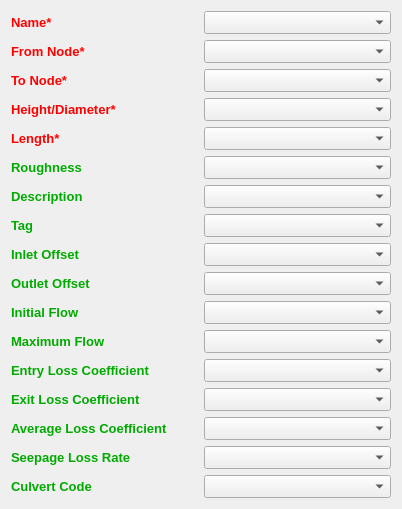
            <widget class="QWidget" name="scrollAreaWidgetContents">
             <property name="geometry">
              <rect>
               <x>0</x>
               <y>0</y>
               <width>402</width>
               <height>488</height>
              </rect>
             </property>
             <layout class="QGridLayout" name="gridLayout">
              <item row="1" column="1">
               <widget class="QComboBox" name="comboPipeFromNode">
                <property name="font">
                 <font>
                  <pointsize>10</pointsize>
                  <weight>50</weight>
                  <bold>false</bold>
                 </font>
                </property>
               </widget>
              </item>
              <item row="2" column="1">
               <widget class="QComboBox" name="comboPipeToNode">
                <property name="font">
                 <font>
                  <pointsize>10</pointsize>
                  <weight>50</weight>
                  <bold>false</bold>
                 </font>
                </property>
               </widget>
              </item>
              <item row="2" column="0">
               <widget class="QLabel" name="label_10">
                <property name="font">
                 <font>
                  <pointsize>10</pointsize>
                  <weight>75</weight>
                  <bold>true</bold>
                 </font>
                </property>
                <property name="styleSheet">
                 <string notr="true">color:rgb(255, 0, 0)</string>
                </property>
                <property name="text">
                 <string>To Node*</string>
                </property>
               </widget>
              </item>
              <item row="3" column="1">
               <widget class="QComboBox" name="comboPipeDiameter">
                <property name="font">
                 <font>
                  <pointsize>10</pointsize>
                  <weight>50</weight>
                  <bold>false</bold>
                 </font>
                </property>
               </widget>
              </item>
              <item row="3" column="0">
               <widget class="QLabel" name="label_11">
                <property name="font">
                 <font>
                  <pointsize>10</pointsize>
                  <weight>75</weight>
                  <bold>true</bold>
                 </font>
                </property>
                <property name="styleSheet">
                 <string notr="true">color:rgb(255, 0, 0)</string>
                </property>
                <property name="text">
                 <string>Height/Diameter*</string>
                </property>
               </widget>
              </item>
              <item row="5" column="0">
               <widget class="QLabel" name="label_13">
                <property name="font">
                 <font>
                  <pointsize>10</pointsize>
                  <weight>75</weight>
                  <bold>true</bold>
                 </font>
                </property>
                <property name="styleSheet">
                 <string notr="true">color:rgb(0, 170, 0)</string>
                </property>
                <property name="text">
                 <string>Roughness</string>
                </property>
               </widget>
              </item>
              <item row="5" column="1">
               <widget class="QComboBox" name="comboPipeRoughless">
                <property name="font">
                 <font>
                  <pointsize>10</pointsize>
                  <weight>50</weight>
                  <bold>false</bold>
                 </font>
                </property>
               </widget>
              </item>
              <item row="6" column="1">
               <widget class="QComboBox" name="comboPipeDescription">
                <property name="font">
                 <font>
                  <pointsize>10</pointsize>
                  <weight>50</weight>
                  <bold>false</bold>
                 </font>
                </property>
               </widget>
              </item>
              <item row="4" column="1">
               <widget class="QComboBox" name="comboPipeLength">
                <property name="font">
                 <font>
                  <pointsize>10</pointsize>
                  <weight>50</weight>
                  <bold>false</bold>
                 </font>
                </property>
               </widget>
              </item>
              <item row="6" column="0">
               <widget class="QLabel" name="label_14">
                <property name="font">
                 <font>
                  <pointsize>10</pointsize>
                  <weight>75</weight>
                  <bold>true</bold>
                 </font>
                </property>
                <property name="styleSheet">
                 <string notr="true">color:rgb(0, 170, 0)</string>
                </property>
                <property name="text">
                 <string>Description</string>
                </property>
               </widget>
              </item>
              <item row="7" column="0">
               <widget class="QLabel" name="label_15">
                <property name="font">
                 <font>
                  <pointsize>10</pointsize>
                  <weight>75</weight>
                  <bold>true</bold>
                 </font>
                </property>
                <property name="styleSheet">
                 <string notr="true">color:rgb(0, 170, 0)</string>
                </property>
                <property name="text">
                 <string>Tag</string>
                </property>
               </widget>
              </item>
              <item row="7" column="1">
               <widget class="QComboBox" name="comboPipeTag">
                <property name="font">
                 <font>
                  <pointsize>10</pointsize>
                  <weight>50</weight>
                  <bold>false</bold>
                 </font>
                </property>
               </widget>
              </item>
              <item row="9" column="0">
               <widget class="QLabel" name="label_16">
                <property name="font">
                 <font>
                  <pointsize>10</pointsize>
                  <weight>75</weight>
                  <bold>true</bold>
                 </font>
                </property>
                <property name="styleSheet">
                 <string notr="true">color:rgb(0, 170, 0)</string>
                </property>
                <property name="text">
                 <string>Inlet Offset</string>
                </property>
               </widget>
              </item>
              <item row="11" column="1">
               <widget class="QComboBox" name="comboPipeOutletOffset">
                <property name="font">
                 <font>
                  <pointsize>10</pointsize>
                  <weight>50</weight>
                  <bold>false</bold>
                 </font>
                </property>
               </widget>
              </item>
              <item row="11" column="0">
               <widget class="QLabel" name="label_17">
                <property name="font">
                 <font>
                  <pointsize>10</pointsize>
                  <weight>75</weight>
                  <bold>true</bold>
                 </font>
                </property>
                <property name="styleSheet">
                 <string notr="true">color:rgb(0, 170, 0)</string>
                </property>
                <property name="text">
                 <string>Outlet Offset</string>
                </property>
               </widget>
              </item>
              <item row="9" column="1">
               <widget class="QComboBox" name="comboPipeInletOffset">
                <property name="font">
                 <font>
                  <pointsize>10</pointsize>
                  <weight>50</weight>
                  <bold>false</bold>
                 </font>
                </property>
               </widget>
              </item>
              <item row="12" column="0">
               <widget class="QLabel" name="label_18">
                <property name="font">
                 <font>
                  <pointsize>10</pointsize>
                  <weight>75</weight>
                  <bold>true</bold>
                 </font>
                </property>
                <property name="styleSheet">
                 <string notr="true">color:rgb(0, 170, 0)</string>
                </property>
                <property name="text">
                 <string>Initial Flow</string>
                </property>
               </widget>
              </item>
              <item row="12" column="1">
               <widget class="QComboBox" name="comboPipeInitialFlow">
                <property name="font">
                 <font>
                  <pointsize>10</pointsize>
                  <weight>50</weight>
                  <bold>false</bold>
                 </font>
                </property>
               </widget>
              </item>
              <item row="17" column="1">
               <widget class="QComboBox" name="comboPipeSeepage">
                <property name="font">
                 <font>
                  <pointsize>10</pointsize>
                  <weight>50</weight>
                  <bold>false</bold>
                 </font>
                </property>
               </widget>
              </item>
              <item row="0" column="0">
               <widget class="QLabel" name="label_8">
                <property name="font">
                 <font>
                  <pointsize>10</pointsize>
                  <weight>75</weight>
                  <bold>true</bold>
                 </font>
                </property>
                <property name="styleSheet">
                 <string notr="true">color:rgb(255, 0, 0)</string>
                </property>
                <property name="text">
                 <string>Name*</string>
                </property>
               </widget>
              </item>
              <item row="0" column="1">
               <widget class="QComboBox" name="comboPipeName">
                <property name="font">
                 <font>
                  <pointsize>10</pointsize>
                  <weight>50</weight>
                  <bold>false</bold>
                 </font>
                </property>
               </widget>
              </item>
              <item row="1" column="0">
               <widget class="QLabel" name="label_9">
                <property name="font">
                 <font>
                  <pointsize>10</pointsize>
                  <weight>75</weight>
                  <bold>true</bold>
                 </font>
                </property>
                <property name="styleSheet">
                 <string notr="true">color:rgb(255, 0, 0)</string>
                </property>
                <property name="text">
                 <string>From Node*</string>
                </property>
               </widget>
              </item>
              <item row="13" column="0">
               <widget class="QLabel" name="label_19">
                <property name="font">
                 <font>
                  <pointsize>10</pointsize>
                  <weight>75</weight>
                  <bold>true</bold>
                 </font>
                </property>
                <property name="styleSheet">
                 <string notr="true">color:rgb(0, 170, 0)</string>
                </property>
                <property name="text">
                 <string>Maximum Flow</string>
                </property>
               </widget>
              </item>
              <item row="13" column="1">
               <widget class="QComboBox" name="comboPipeMaxFlow">
                <property name="font">
                 <font>
                  <pointsize>10</pointsize>
                  <weight>50</weight>
                  <bold>false</bold>
                 </font>
                </property>
               </widget>
              </item>
              <item row="14" column="1">
               <widget class="QComboBox" name="comboPipeEntryLoss">
                <property name="font">
                 <font>
                  <pointsize>10</pointsize>
                  <weight>50</weight>
                  <bold>false</bold>
                 </font>
                </property>
               </widget>
              </item>
              <item row="14" column="0">
               <widget class="QLabel" name="label_20">
                <property name="font">
                 <font>
                  <pointsize>10</pointsize>
                  <weight>75</weight>
                  <bold>true</bold>
                 </font>
                </property>
                <property name="styleSheet">
                 <string notr="true">color:rgb(0, 170, 0)</string>
                </property>
                <property name="text">
                 <string>Entry Loss Coefficient</string>
                </property>
               </widget>
              </item>
              <item row="4" column="0">
               <widget class="QLabel" name="label_12">
                <property name="font">
                 <font>
                  <pointsize>10</pointsize>
                  <weight>75</weight>
                  <bold>true</bold>
                 </font>
                </property>
                <property name="styleSheet">
                 <string notr="true">color:rgb(255, 0, 0)</string>
                </property>
                <property name="text">
                 <string>Length*</string>
                </property>
               </widget>
              </item>
              <item row="15" column="1">
               <widget class="QComboBox" name="comboPipeExitLoss">
                <property name="font">
                 <font>
                  <pointsize>10</pointsize>
                  <weight>50</weight>
                  <bold>false</bold>
                 </font>
                </property>
               </widget>
              </item>
              <item row="15" column="0">
               <widget class="QLabel" name="label_21">
                <property name="font">
                 <font>
                  <pointsize>10</pointsize>
                  <weight>75</weight>
                  <bold>true</bold>
                 </font>
                </property>
                <property name="styleSheet">
                 <string notr="true">color:rgb(0, 170, 0)</string>
                </property>
                <property name="text">
                 <string>Exit Loss Coefficient</string>
                </property>
               </widget>
              </item>
              <item row="16" column="0">
               <widget class="QLabel" name="label_22">
                <property name="font">
                 <font>
                  <pointsize>10</pointsize>
                  <weight>75</weight>
                  <bold>true</bold>
                 </font>
                </property>
                <property name="styleSheet">
                 <string notr="true">color:rgb(0, 170, 0)</string>
                </property>
                <property name="text">
                 <string>Average Loss Coefficient</string>
                </property>
               </widget>
              </item>
              <item row="17" column="0">
               <widget class="QLabel" name="label_23">
                <property name="font">
                 <font>
                  <pointsize>10</pointsize>
                  <weight>75</weight>
                  <bold>true</bold>
                 </font>
                </property>
                <property name="styleSheet">
                 <string notr="true">color:rgb(0, 170, 0)</string>
                </property>
                <property name="text">
                 <string>Seepage Loss Rate</string>
                </property>
               </widget>
              </item>
              <item row="16" column="1">
               <widget class="QComboBox" name="comboPipeAverageLoss">
                <property name="font">
                 <font>
                  <pointsize>10</pointsize>
                  <weight>50</weight>
                  <bold>false</bold>
                 </font>
                </property>
               </widget>
              </item>
              <item row="18" column="0">
               <widget class="QLabel" name="label_24">
                <property name="font">
                 <font>
                  <pointsize>10</pointsize>
                  <weight>75</weight>
                  <bold>true</bold>
                 </font>
                </property>
                <property name="styleSheet">
                 <string notr="true">color:rgb(0, 170, 0)</string>
                </property>
                <property name="text">
                 <string>Culvert Code</string>
                </property>
               </widget>
              </item>
              <item row="18" column="1">
               <widget class="QComboBox" name="comboPipeCulvert">
                <property name="font">
                 <font>
                  <pointsize>10</pointsize>
                  <weight>50</weight>
                  <bold>false</bold>
                 </font>
                </property>
               </widget>
              </item>
             </layout>
            </widget>
